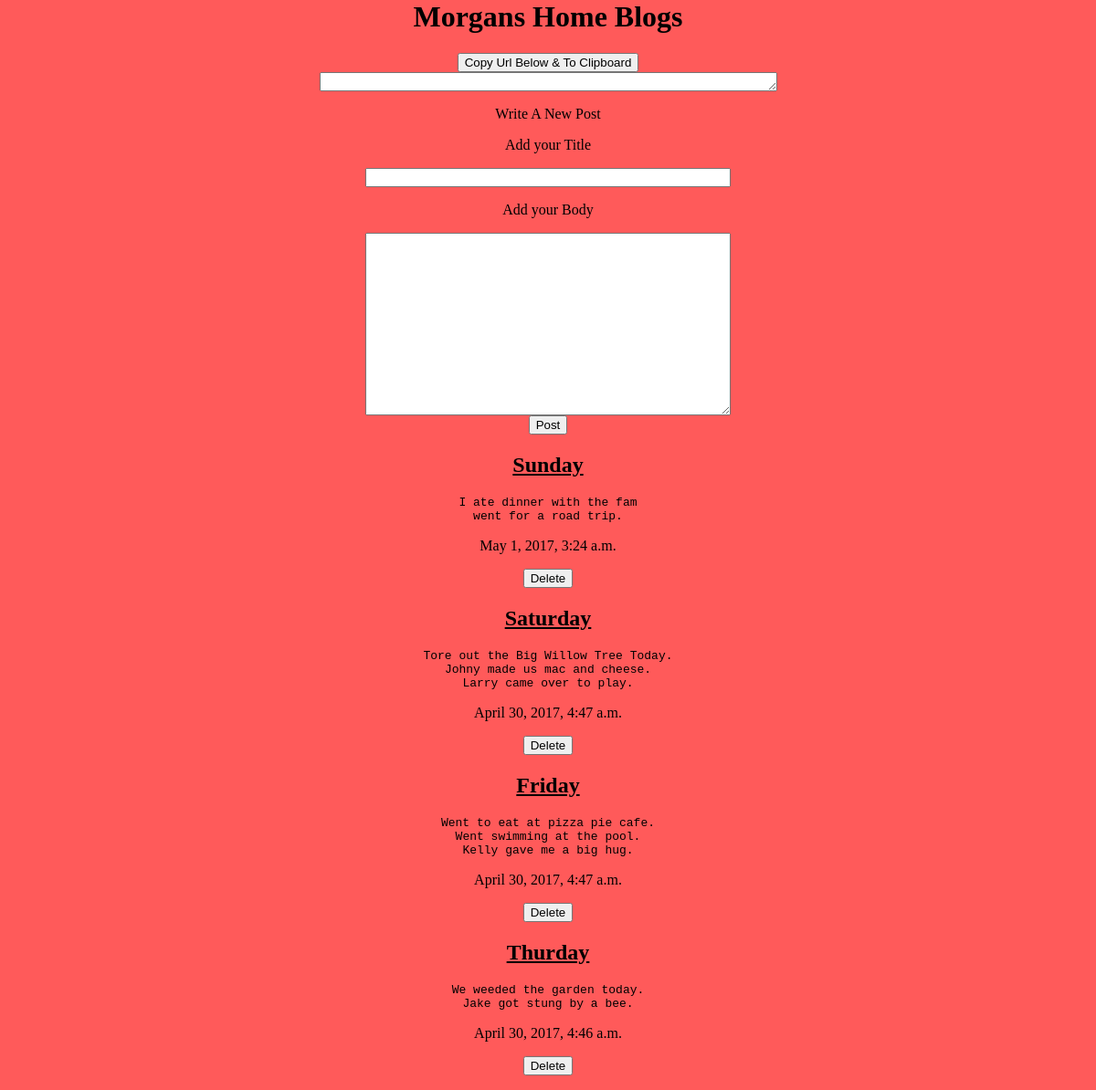
The page / on the database its author committed.
### blog_project/models.py (models this page shows, shortened)
@python_2_unicode_compatible  # only if you need to support Python 2
class Post(models.Model):
    title = models.CharField(max_length=100)
    body = models.TextField()
    timestamp = models.DateTimeField(auto_now_add=True)

### blog_project/views.py (the view)
# urls.py: url(r'^$', views.IndexView.as_view(), name='index'),
class IndexView(generic.ListView):
    template_name = 'index.html'
    context_object_name = 'blog_posts'
    def get_queryset(self):
        return Post.objects.order_by('-timestamp')

### blog_project/templates/index.html (shortened to what this page needs)
{% load staticfiles %}
<head>
    <link rel="stylesheet" type="text/css" href="{% static 'style.css' %}" />
</head>
<body>
    <h1>Morgans Home Blogs </h1>
    <input type="button" value="Copy Url Below & To Clipboard" onclick="mycopy();" />
    <br /> <textarea id="url" rows="1" cols="60"></textarea>
    <form action="/post" method="post">
        <p>Write A New Post</p>
        <p>Add your Title</p>
        <input type="text" name="title" maxlength="60" class="box text-input" />
        <p>Add your Body</p>
        <textarea name="body" class="box text-area"  ></textarea>
        <input type="submit" value="Post" />
    </form>
{% if blog_posts %}
    {% for post in blog_posts %}
    <form>
        <h2>{{post.title}}</h2>
        <pre>{{post.body}}</pre>
        <p>{{post.timestamp}}</p>
        <input type="submit" value="Delete" onclick="deletePost({{post.id}})"/>
    </form>
    {% endfor %}
{% else %}
    <p>No blog posts are available.</p>
{% endif %}
</body>

### blog_project/static/style.css (style rules this page uses)
.box { display: block; margin: auto; }
.text-area { width: 400px; height: 200px; }
.text-input { width: 400px; }
h2 { text-decoration: underline; font-family: cursive, serif, arial, Times; }
body { margin: 0 auto; width: 100%; text-align: center; background: rgb(1800,90,90); }

### rows shown on the page
Post: title "Sunday", body "I ate dinner with the fam went for a road trip.", timestamp "May 1, 2017, 3:24 a.m."
Post: title "Saturday", body "Tore out the Big Willow Tree Today. Johny made us mac and cheese. Larry came over to play.", timestamp "April 30, 2017, 4:47 a.m."
Post: title "Friday", body "Went to eat at pizza pie cafe. Went swimming at the pool. Kelly gave me a big hug.", timestamp "April 30, 2017, 4:47 a.m."
Post: title "Thurday", body "We weeded the garden today. Jake got stung by a bee.", timestamp "April 30, 2017, 4:46 a.m."
